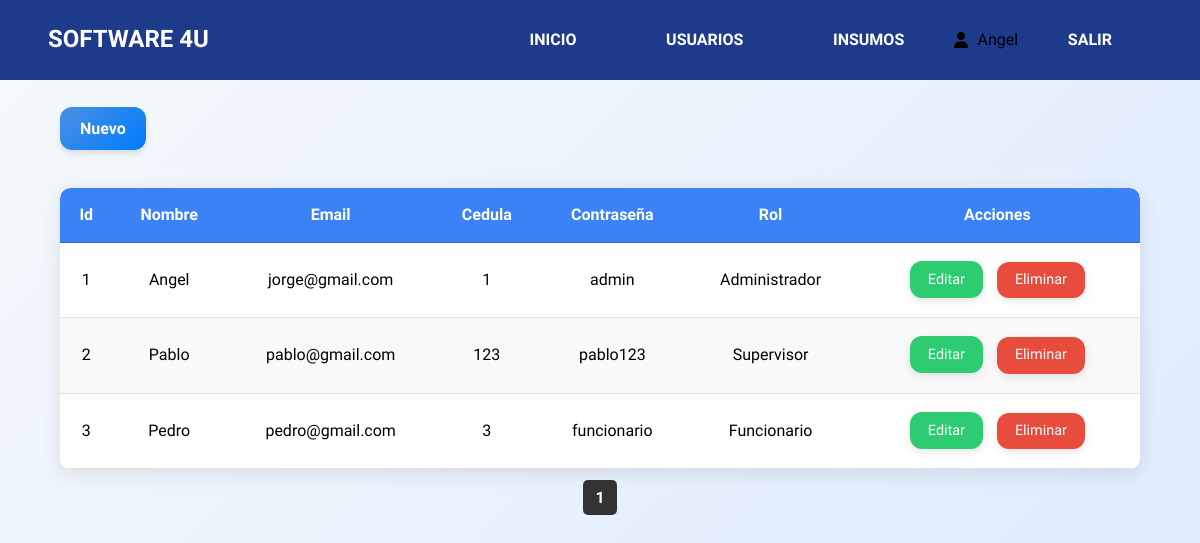
Screenshot of /php/administrador/administrador-gestion-usuario.php (signed in) with the database file from the repository.
### tables this page shows
CREATE TABLE usuarios (
    id INT AUTO_INCREMENT PRIMARY KEY,
    nombre VARCHAR(250) NOT NULL,
    email VARCHAR(250) NOT NULL,
    cedula INT NOT NULL UNIQUE,
    contraseña VARCHAR(250),
    id_roles INT,
    FOREIGN KEY (id_roles) REFERENCES roles (id) ON DELETE CASCADE ON UPDATE CASCADE
);

CREATE TABLE roles (
    id INT AUTO_INCREMENT PRIMARY KEY,
    descripcion VARCHAR(250) NOT NULL
);

### php/administrador/administrador-gestion-usuario.php (the view, shortened to what this page needs)
<?php
include '../../assets/includes/header.php';
include "../../ConexionSQL/paginacion.php";
?>
<!DOCTYPE html>
<html lang="en">
<head>
    <link rel="stylesheet" href="https://cdnjs.cloudflare.com/ajax/libs/normalize/8.0.1/normalize.min.css">
    <link rel="stylesheet" href="http://localhost/proyectofinal/assets/css/administrador.css">
    <link rel="stylesheet" href="http://localhost/proyectofinal/assets/css/menu.css">
    <link rel="stylesheet" href="http://localhost/proyectofinal/assets/css/paginacion.css">
    <link rel="stylesheet" href="http://localhost/proyectofinal/assets/css/alerts.css">
    <link rel="stylesheet" href="../fontawesome/fontawesome-free-6.5.1-web/css/all.css">
</head>
<body>
    <div class="boton-modal">
        <label for="btn-modal" class="boton-new">Nuevo</label>
    </div>
    <div class="container-form">
        <div class="crud">
            <table>
                <thead>
                    <tr>
                        <th>Id</th>
                        <th>Nombre</th>
                        <th>Email</th>
                        <th>Cedula</th>
                        <th>Contraseña</th>
                        <th>Rol</th>
                        <th>Acciones</th>
                    </tr>
                </thead>
                <tbody>
                    <?php
                    $paginaActual = isset($_GET['pagina']) ? (int)$_GET['pagina'] : 1;
                    $registrosPorPagina = 5;
                    $sqlBase = "SELECT usuarios.id, usuarios.nombre, usuarios.email, usuarios.cedula, usuarios.contraseña, roles.descripcion AS rol
                    FROM usuarios
                    INNER JOIN roles ON usuarios.id_roles = roles.id";
                    $result = obtenerDatosPaginados($conn, $sqlBase, $paginaActual, $registrosPorPagina);
                    $totalPaginas = obtenerTotalPaginas($conn, $sqlBase, $registrosPorPagina);
                    if ($result === false) {
                        echo "Error en la consulta: " . $conn->error;
                    } else {
                        if ($result->num_rows > 0) {
                            while ($datos = $result->fetch_object()) {
                                echo "<tr>";
                                echo "<td>" . $datos->id . "</td>";
                                echo "<td>" . $datos->nombre . "</td>";
                                echo "<td>" . $datos->email . "</td>";
                                echo "<td>" . $datos->cedula . "</td>";
                                echo "<td>" . $datos->contraseña . "</td>";
                                echo "<td>" . $datos->rol . "</td>";
                                echo "<td><a id='editar" . $datos->id . "' class='my-button-editar'>Editar</a>
                                    <button class='my-button-eliminar' data-id='" . $datos->id . "'>Eliminar</button>";
                            }
                        } else {
                            echo "No se encontraron resultados.";
                        }
                    }
                    ?>
                </tbody>
            </table>
        </div>
    </div>
    <?php mostrarPaginacion($paginaActual, $totalPaginas); ?>
    <label for="btn-modal" class="cerrar-modal"></label>
</body>
</html>

### assets/includes/header.php (shortened to what this page needs)
<!DOCTYPE html>
<html lang="en">
<head>
    <link rel="stylesheet" href="http://localhost/proyectofinal/assets/css/menu.css">
</head>
<body>
    <nav>
        <div class="logo"> Software 4U</div>
        <ul class="list">
            <li><a href="admin-inicio.php">Inicio</a></li>
            <li><a href="administrador-gestion-usuario.php">Usuarios</a></li>
            <li><a href="admin-insumos.php">Insumos</a></li>
            <i class="fa-solid fa-user"></i>
            <li>
                <?php echo $_SESSION['nombre'] ?? ''; ?>
            </li>
            <li><a href="../../ConexionSQL/cerrar.php">Salir</a></li>
        </ul>
    </nav>

### ConexionSQL/paginacion.php
<?php
function obtenerDatosPaginados($conn, $sqlBase, $paginaActual, $registrosPorPagina = 10) {
    $offset = ($paginaActual - 1) * $registrosPorPagina;
    $sql = $sqlBase . " LIMIT $registrosPorPagina OFFSET $offset";
    return $conn->query($sql);
}
function obtenerTotalPaginas($conn, $sqlBase, $registrosPorPagina = 5) {
    $sqlCount = "SELECT COUNT(*) as total FROM (" . $sqlBase . ") as subquery";
    $result = $conn->query($sqlCount);
    $row = $result->fetch_assoc();
    $totalRegistros = $row['total'];
    return ceil($totalRegistros / $registrosPorPagina);
}
function mostrarPaginacion($paginaActual, $totalPaginas) {
    echo "<div class='paginacion'>";
    for ($i = 1; $i <= $totalPaginas; $i++) {
        if ($i == $paginaActual) {
            echo "<span class='pagina-actual'>$i</span>";
        } else {
            echo "<a href='?pagina=$i'>$i</a>";
        }
    }
    echo "</div>";
}
?>

### assets/css/menu.css (style rules this page uses)
body { padding: 0px; margin: 0px; }
nav { position: fixed; z-index: 10; left: 0; right: 0; top: 0; padding: 0 4%; height: 80px; background-color: #1E3A8A; }
nav .logo { float: left; width: 40%; height: 100%; display: flex; align-items: center; font-size: 24px; font-weight: bold; color: white; text-transform: uppercase; }
nav .list { float: right; padding: 0; margin: 0; width: 60%; height: 100%; display: flex; justify-content: space-between; align-items: center; }
nav .list li { list-style: none; }
nav .list a { display: block; text-transform: uppercase; padding: 15px 25px; font-size: 16px; font-weight: bold; color: white; text-decoration: none; border-radius: 25px; transition: all 300ms ease; padding: 15px 40px 15px 40px; }

### assets/css/administrador.css (style rules this page uses)
html, body { height: 100%; margin: 0; padding: 0; box-sizing: border-box; font-family: 'Urbanist', 'Rubik', sans-serif; background: linear-gradient(135deg, #f6f9fc, #dbeafe); overflow-x: hidden; }
.container-form { margin-top: 250px; display: flex; justify-content: center; align-items: center; animation: fadeIn 1s ease-in-out; }
.crud { margin-top: -200px; overflow-x: auto; border-radius: 10px; width: 90%; max-height: 500px; box-shadow: 0 4px 20px rgba(0, 0, 0, 0.1); animation: slideUp 1s ease-in-out; }
table { width: 100%; border-collapse: separate; border-spacing: 0; background-color: #ffffff; border-radius: 10px; overflow: hidden; font-size: 16px; }
thead { background-color: #3B82F6; color: white; }
thead th { padding: 18px 12px; text-align: center; position: sticky; top: 0; z-index: 1; box-shadow: inset 0 -1px 0 rgba(0, 0, 0, 0.15); }
tbody tr { transition: background-color 0.3s ease; }
tbody tr:nth-child(even) { background-color: #f9f9f9; }
td { padding: 14px 10px; text-align: center; border-bottom: 1px solid #e0e0e0; }
.my-button-editar, .my-button-eliminar { padding: 10px 18px; margin: 5px; border: none; border-radius: 12px; cursor: pointer; font-size: 0.9rem; transition: background-color 0.3s ease, transform 0.2s ease; box-shadow: 0 3px 8px rgba(0, 0, 0, 0.1); }
.my-button-editar { background-color: #2ecc71; color: white; }
.my-button-eliminar { background-color: #e74c3c; color: white; }
.cerrar-modal { width: 100%; height: 100vh; position: absolute; top: 0; left: 0; z-index: -1; }
.boton-modal { margin-top: 120px; padding-left: 5%; animation: slideUp 1s ease-in-out; }
.boton-modal label { background: linear-gradient(135deg, #4A90E2, #007BFF); color: white; padding: 12px 20px; font-size: 16px; font-weight: bold; border: none; border-radius: 12px; box-shadow: 0 4px 6px rgba(0, 0, 0, 0.1); cursor: pointer; transition: all 0.3s ease; }

### assets/css/paginacion.css (style rules this page uses)
.paginacion { margin-top: 20px; text-align: center; animation: slideUp 1s ease-in-out; }
.paginacion a, .paginacion .pagina-actual { margin: 0 5px; padding: 8px 12px; border-radius: 5px; background-color: #eee; color: #333; text-decoration: none; animation: fadeIn 1s ease-in-out; }
.paginacion .pagina-actual { font-weight: bold; background-color: #333; color: #fff; }

### rows the page displays
usuarios: id "1", nombre "Angel", email "jorge@gmail.com", cedula "1", contraseña "admin", id_roles.descripcion "Administrador"
usuarios: id "2", nombre "Pablo", email "pablo@gmail.com", cedula "123", contraseña "pablo123", id_roles.descripcion "Supervisor"
usuarios: id "3", nombre "Pedro", email "pedro@gmail.com", cedula "3", contraseña "funcionario", id_roles.descripcion "Funcionario"

### other values shown
$_SESSION['nombre'] "Angel"
